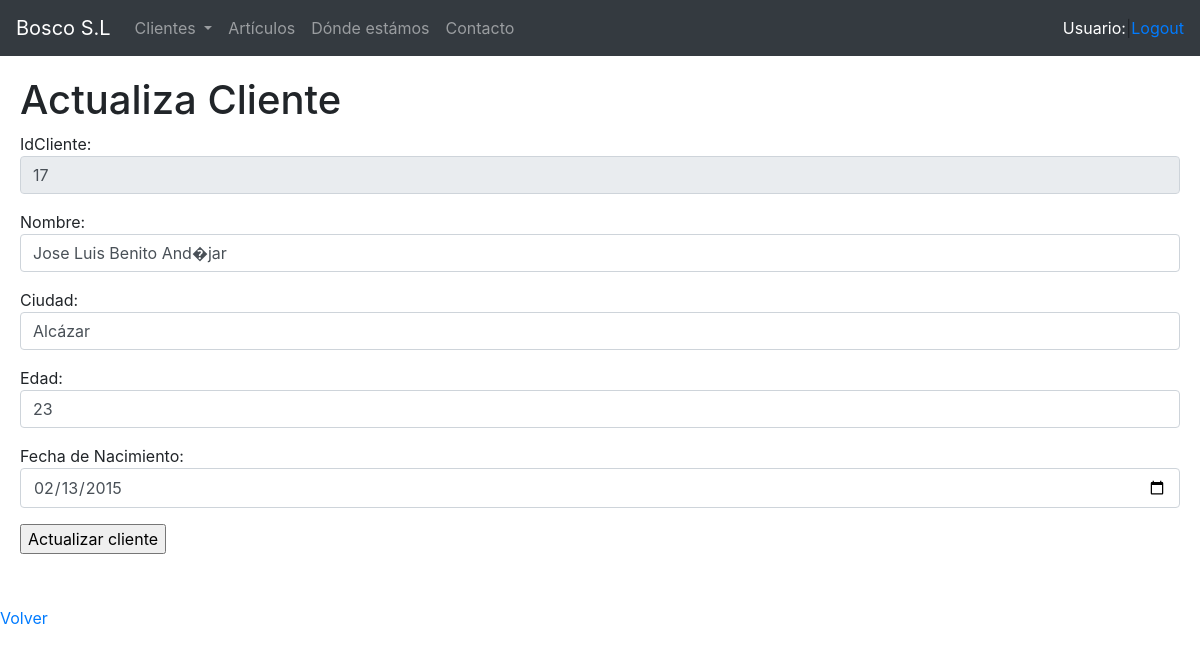
The page /actualizacliente.php?idcliente=17 (signed in) on the database its author committed.
### tables this page shows
CREATE TABLE `CLIENTES` (
  `idcliente` int(11) NOT NULL,
  `nombre` varchar(50) NOT NULL,
  `ciudad` varchar(20) NOT NULL,
  `edad` int(11) NOT NULL,
  `fecha_nacimiento` date NOT NULL
);

### actualizacliente.php (the view, shortened to what this page needs)
<html>
<head>
    <link rel="stylesheet" href="https://maxcdn.bootstrapcdn.com/bootstrap/4.0.0/css/bootstrap.min.css">
    <link rel="stylesheet" type="text/css" href="estilos.css">
</head>
<body>
<?php
include("conect.php");
$conexion=conectarse();
$consulta = "SELECT * FROM CLIENTES WHERE idcliente=".$_GET["idcliente"];
$resultado = mysqli_query( $conexion, $consulta ) or die ( "Algo ha ido mal al borrar el registro");
$fila = mysqli_fetch_array( $resultado );
?>
<main>
	<h1>Actualiza Cliente</h1>
	<form action="actualizacliente2.php">
	<p>IdCliente:<input type="text" class="form-control" name="idcliente" value="<?php echo $fila['idcliente'] ?>" readonly></p>
	<p>Nombre:<input type="text" class="form-control" name="nombre" value="<?php echo $fila['nombre'] ?>"></p>
	<p>Ciudad:<input type="text" class="form-control" name="ciudad" value="<?php echo $fila['ciudad'] ?>"></p>
	<p>Edad:<input type="number" class="form-control" name="edad" value="<?php echo $fila['edad'] ?>"></p>
	<p>Fecha de Nacimiento:<input class="form-control" type="date" name="fecha_nacimiento" value="<?php echo $fila['fecha_nacimiento'] ?>"></p>
	<input type="submit"  value="Actualizar cliente">
	</form>
</main>
<p></p><a href=listaclientes.php>Volver</a></p>
</body>
</html>

### estilos.css (style rules this page uses)
main { padding:20px }

### rows shown on the page
clientes: idcliente "17", nombre "Jose Luis Benito And�jar", ciudad "Alcázar", edad "23", fecha_nacimiento "02/13/2015"
